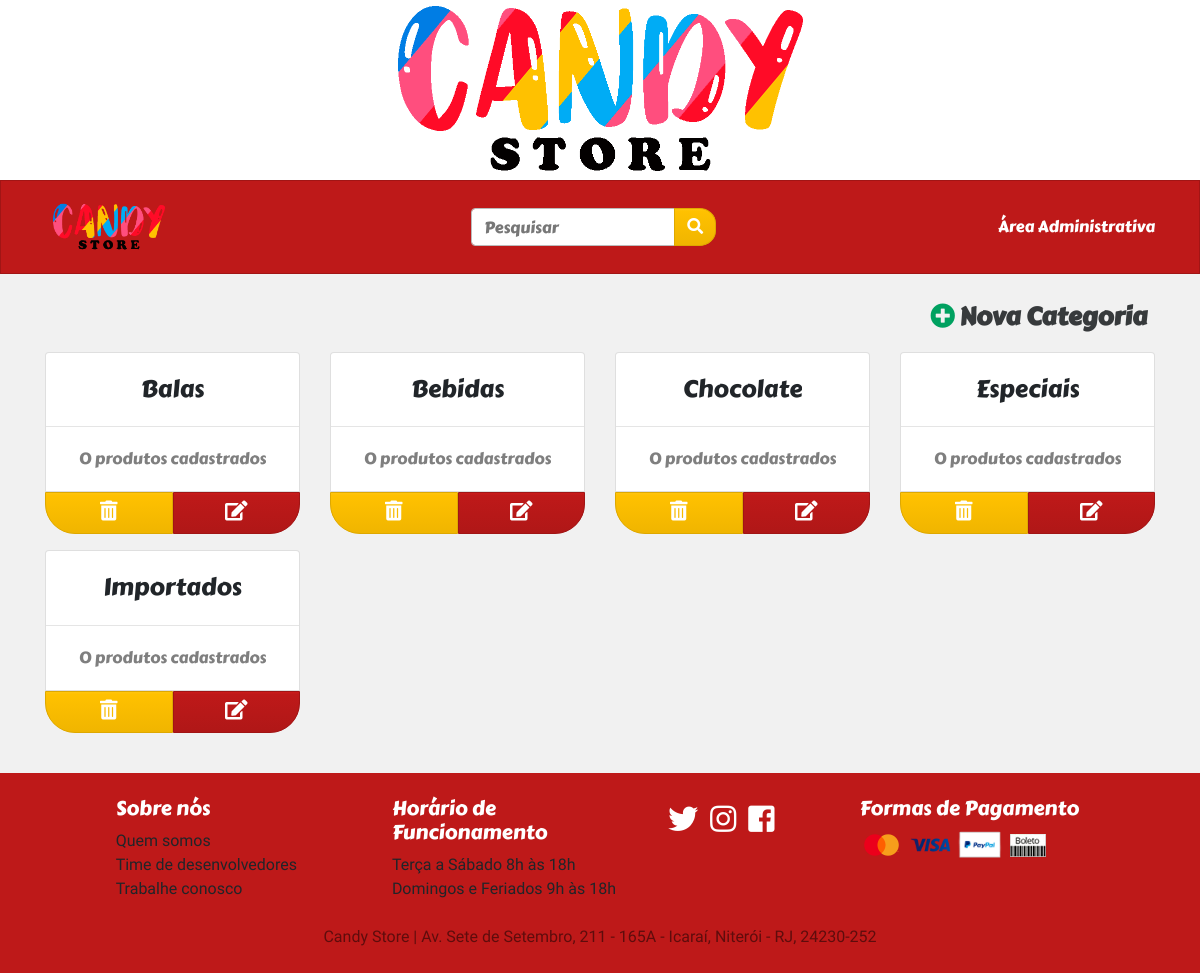
Before: /categoria/administrar/ with the older database file.
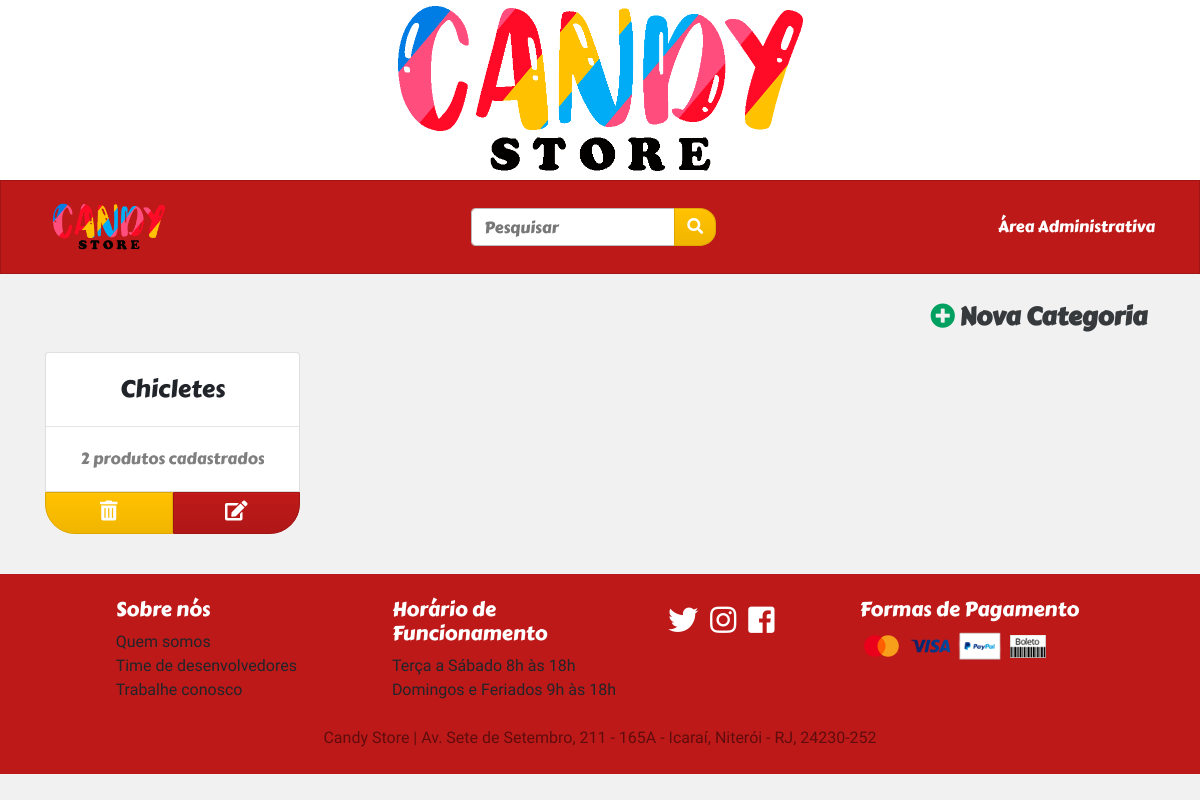
After: the same page with the newer database file.
### categoria/models.py (models this page shows, shortened)
class Categoria(models.Model):
    nome = models.CharField(max_length=100, db_index = True, unique = True)
    imagem = models.CharField(max_length=80, blank = True)
    descricao = models.TextField(max_length=800, default="",blank = True)
    slug = models.SlugField(max_length=100, default = '',blank = True)
    class Meta:
        db_table = 'categoria'
        ordering = ('nome',)
    def getNumeroProdutos(self):
        return self.produto_set.count()

### categoria/views.py (the view)
# urls.py: path('administrar/', views.interfaceAdmin, name='interfaceAdmin'),
def interfaceAdmin(request):
    form = PesquisaCategoriaForm(request.GET)
    if form.is_valid():
        nome = form.cleaned_data['nome']
        categorias = Categoria.objects.filter(nome__icontains=nome)
        paginator = Paginator(categorias, 8)
        pagina = request.GET.get('pagina')
        pageObject = paginator.get_page(pagina)
        return render(request, 'categoria/interfaceAdmin.html', {'categorias': pageObject, 'form':form, 'nomePesquisado': nome})
    else:
        raise ValueError("Ocorreu um erro inesperado ao tentar recuperar um produto....")

### produto/forms.py
class PesquisaProdutoForm(forms.Form):
    nome = forms.CharField(
        widget = forms.TextInput(attrs={'class': 'form-control mr-0', 'placeholder':'Pesquisar', 'aria-label':'Pesquisar'}),
        required = False,
    )

### categoria/forms.py
class PesquisaCategoriaForm(forms.Form):
    nome = forms.CharField(
        widget = forms.TextInput(attrs={'class': 'form-control mr-0', 'placeholder':'Pesquisar Categoria', 'aria-label':'Pesquisar Categoria'}),
        required = False,
    )

### categoria/contextProcessors.py (called while the page is built)
def categorias(request):
    categorias = Categoria.objects.all()
    return {
        'listaCategorias': categorias ,
    }

### produto/contextProcessors.py (called while the page is built)
def pesquisaProduto(request):
    form = PesquisaProdutoForm(request.GET)
    return {
        'pesquisa': form ,
    }

### categoria/templates/categoria/interfaceAdmin.html (shortened to what this page needs)
{% extends 'base.html' %}
{% load static %}
{% block navbarContent %}
	<div class="collapse navbar-collapse" id="menu">
		<form method="get" action="{% url 'categoria:interfaceAdmin'%}" class="form-inline mb-sm-2 my-lg-auto mx-auto">
			<div class="input-group">
				{{pesquisa.nome}}
				<div class="input-group-append">
					<button class="btn btn-warning fontWhite botaoPesquisa" type="submit"><i
							class="fas fa-search"></i></button>
				</div>
			</div>
		</form>
		<div class="navbar-nav d-none d-lg-block">
			<div class="nav-item text-white">Área Administrativa</div>
		</div>
	</div>
{% endblock %}
{% block corpo %}
	<div class="mx-auto container py-4">
		<div class="d-flex justify-content-end carterOne mb-3">
			<a href="{% url 'categoria:cadastraCategoria'%}" type="button" class="mx-2 font-25 text-success"><i class="fas fa-plus-circle mr-1 "></i><strong class='text-dark'>Nova Categoria</strong></a>
		</div>
		{% if categorias %}
			<div class="row">
				{% for categoria in categorias %}
                    <div class="mb-3 col-6 col-md-4 col-lg-3">
                        <div class="card retoBottom">
                            <div class="card-title carterOne m-2 maxLinesh4 justify-content-center align-items-center d-flex">
								<h4 class="m-0 text-center">{{categoria.nome}}</h4>
							</div>
							<hr class='m-0'>
                            <div class="card-body py-2">
								<div class="carterOne text-black-50 maxLinesh5 d-flex align-items-center justify-content-center">
									<div class="text-center">
										{{categoria.getNumeroProdutos}} produtos cadastrados
									</div>
								</div>
							</div>
                        </div>
						<div class="d-flex">
							<div class="col-6 p-0">
								<form action="{% url 'categoria:removeCategoria' categoria.id %}" method="POST">
									<button type="submit" class="btn btn-warning w-100 py-2 arredondarLeftBottom ">
										<i class="font-20 text-white fas fa-trash-alt"></i>
									</button>
								</form>
							</div>
							<div class="col-6 p-0">
								<button onclick='location.href="{% url "categoria:editaCategoria" categoria.id categoria.slug %}"' class="btn-primary w-100 py-2 arredondarRightBottom "><i class="fas fa-edit font-20 text-white"></i></button>
							</div>
						</div>
                    </div>
				{% endfor %}
			</div>
		{% else %}
			<div class="d-flex justify-content-center align-items-center carterOne" style="min-height:400px">
			Nenhum resultado foi encontrado...
			</div>
		{% endif %}
	</div>
{% endblock %}

### templates/base.html (shortened to what this page needs)
{% load static %}
<!doctype html>
<html lang="en">
<head>
	<link rel="stylesheet" href="{% static 'css/bootstrap.css'%}">
	<link rel="stylesheet" href="{% static 'css/all.css'%}">
	<link rel="stylesheet" href="{% static 'css/jquery.rateyo.min.css'%}">
	<link rel="stylesheet" href="{% static 'css/styles.css'%}?version={%now "U"%}">
</head>
<body>
	<div class="bgimage d-none d-lg-block"> </div>
	<nav class="navbar sticky-top navbar-dark bg-primary navbar-expand-lg">
		<div class="container carterOne">
			<a class="navbar-brand mr-3" href="/"><img class="m-2 brandLogo" src="{% static 'images/candyStoreLogo3.png'%}"
					alt="Candy Store"></a>
			{% block navbarContent %}{% endblock %}
		</div>
	</nav>
    {% block corpo %}
    {% endblock %}
	<div class="w-100 bg-primary">
		<div class="w-85 row justify-content-around mx-auto py-4">
			<div class="col-md-3">
				<h5 class="fontWhite">Sobre nós</h5>
				<ul class="list-unstyled">
					<li><a class="fontLink" href="#">Quem somos</a></li>
					<li><a class="fontLink" href="#">Time de desenvolvedores</a></li>
					<li><a class="fontLink" href="#">Trabalhe conosco</a></li>
				</ul>
			</div>
			<div class="col-md-4 col-lg-3 mb-3 mb-md-0">
				<h5 class="fontWhite">Horário de Funcionamento</h5>
				<span>Terça a Sábado 8h às 18h</span>
				<br>
				<span>Domingos e Feriados 9h às 18h</span>
			</div>
			<div class="col-md-2 mb-3 mb-md-0">
				<a class="text-light redeSocial" href="#"><i class="fab fa-twitter"></i></a>
				<a class="text-light redeSocial mx-2" href="#"><i class="fab fa-instagram"></i></a>
				<a class="text-light redeSocial" href="#"><i class="fab fa-facebook-square"></i></a>
			</div>
			<div class="col-md-3 mb-sm-2">
				<h5 class="fontWhite">Formas de Pagamento</h5>
				<img class="bandeirasCartao" src="{% static 'images/master.png'%}">
				<img class="bandeirasCartao" src="{% static 'images/visa.png'%}">
				<img class="bandeirasCartao" src="{% static 'images/paypal.png'%}">
				<img class="bandeirasCartao" src="{% static 'images/boleto.png'%}">
			</div>
			<div>
				<p class="text-black-50 mx-auto text-center mb-0 mt-2">
					Candy Store | Av. Sete de Setembro, 211 - 165A - Icaraí, Niterói - RJ, 24230-252
				</p>
			</div>
		</div>
	</div>
</body>
</html>

### static/css/all.css (style rules this page uses)
.fa, .fas, .far, .fal, .fad, .fab { -moz-osx-font-smoothing: grayscale; -webkit-font-smoothing: antialiased; display: inline-block; font-style: normal; font-variant: normal; text-rendering: auto; line-height: 1; }
.fa-edit:before { content: "\f044"; }
.fa-facebook-square:before { content: "\f082"; }
.fa-instagram:before { content: "\f16d"; }
.fa-plus-circle:before { content: "\f055"; }
.fa-search:before { content: "\f002"; }
.fa-trash-alt:before { content: "\f2ed"; }
.fa-twitter:before { content: "\f099"; }
.fab { font-family: 'Font Awesome 5 Brands'; font-weight: 400; }
.fa, .fas { font-family: 'Font Awesome 5 Free'; font-weight: 900; }

### static/css/styles.css (style rules this page uses)
.bgimage { background-image: url('../images/candyStoreLogo3.png'); background-position: center; height: 180px; background-repeat: no-repeat; background-size: contain; background-color: white; }
.navbar-brand { border-radius: 35%; height: 76px; align-items: center; }
.brandLogo { height: 50px; }
.botaoPesquisa, .botaoPesquisa:hover { border-radius: 40%; }
body { background-color: rgb(241, 241, 241); font-family: Roboto; }
.carterOne { font-family: CarterOne; }
.w-85 { width: 85%; }
.card-title { text-transform: capitalize; margin: 0; }
.maxLinesh5 { min-height: 48px !important; max-height: 48px !important; }
.maxLinesh4 { height: 57.6px !important; height: 57.6px !important; }
.fontWhite { color: white; }
.redeSocial { font-size: 30px; }
.bandeirasCartao { max-width: 45px; }
.btn, h5.fontWhite { font-family: CarterOne; }
.fontLink { color: rgb(33, 37, 41); }
.font-25 { font-size: 25px; }
.font-20 { font-size: 20px; }
.retoBottom { border-bottom-left-radius: 0px; border-bottom-right-radius: 0px; }
.arredondarLeftBottom { border-radius: 0; border-bottom-left-radius: 30px !important; }
.arredondarRightBottom { border-radius: 0; border-bottom-right-radius: 30px !important; }

Changed rows visible on the page:
removed Categoria: nome "Balas", getNumeroProdutos "0"
removed Categoria: nome "Bebidas", getNumeroProdutos "0"
removed Categoria: nome "Chocolate", getNumeroProdutos "0"
removed Categoria: nome "Especiais", getNumeroProdutos "0"
removed Categoria: nome "Importados", getNumeroProdutos "0"
added Categoria: nome "Chicletes", getNumeroProdutos "2"
